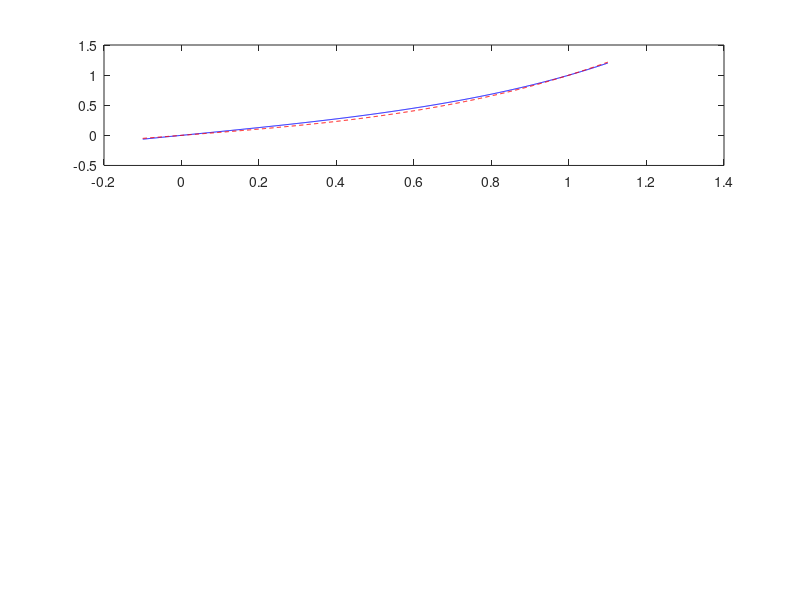

The MATLAB script that drew this image: (Note: this script raises an error after producing the figure.)
%% HW5 ODEs

close all
clear all
clc

leftbound = -.1;
rightbound = 1.1;

subplot(3,1,1)
eps = 3;
t = linspace(leftbound,rightbound,1000); 
yexact = (exp(t*sqrt(eps))-exp(-t*sqrt(eps)))/(exp(sqrt(eps))-exp(-sqrt(eps)));
yapprox = t + 1/6*eps*(t.^3 - t);
plot(t,yexact,'-b');
hold on
plot(t,yapprox,'--r')
xline(0)
yline(0)
xline(1,'--k')
title('\epsilon = 3','FontSize',16)

subplot(3,1,2)
eps = 1;
t = linspace(leftbound,rightbound,1000); 
yexact = (exp(t*sqrt(eps))-exp(-t*sqrt(eps)))/(exp(sqrt(eps))-exp(-sqrt(eps)));
yapprox = t + 1/6*eps*(t.^3 - t);
plot(t,yexact,'-b');
hold on
plot(t,yapprox,'--r')
xline(0)
yline(0)
xline(1,'--k')
title('\epsilon = 1','FontSize',16)

subplot(3,1,3)
eps = 0.1;
t = linspace(leftbound,rightbound,1000); 
yexact = (exp(t*sqrt(eps))-exp(-t*sqrt(eps)))/(exp(sqrt(eps))-exp(-sqrt(eps)));
yapprox = t + 1/6*eps*(t.^3 - t);
plot(t,yexact,'-b');
hold on
plot(t,yapprox,'--r')
xline(0)
yline(0)
xline(1,'--k')
title('\epsilon = 0.1','FontSize',16)

% eps_check = sym('eps_check')
% syms y(t)
% ode = diff(y,t,2) == eps_check*y;
% cond1 = y(0) == 0;
% cond2 = y(1) == 1;
% conds = [cond1, cond2];
% ySol(t) = dsolve(ode,conds)
% x = linspace(-.5,1.5,1000);
% subs(ySol(t),eps_check,eps); 
% ySol = ySol(t);
% plot(t,ySol)

% eps = 0.05;
% t = linspace(0,150,2000);
% yapprox = cos(t)-eps.*((t.*sin(t)./2));
% yexact  = cos(t.*sqrt(1+eps));
% 
% plot(t,yexact,'-b')
% hold on
% plot(t,yapprox,'--r')
% xline(0)
% yline(0)
% title('Approximation v Exact Solution')
% legend('Exact','Approx.','Location','northwest')
% ylabel('y','FontSize',14)
% xlabel('t','FontSize',14)
% hold off

%% 
close all
clear all
clc

subplot(2,1,1)
eps = .5;
a = 2;
t = linspace(0.00001,.99999,1000);
yapprox = a-a*t+eps^2*(a/6.*t.^3-a/2.*t.^2+a/3.*t);
yexact  = -a*cos(eps)*sin(eps.*t)/sin(eps)+a*cos(eps.*t);
plot(t,yexact,'-b')
hold on
plot(t,yapprox,'--r')
xline(0)
yline(0)
title('Approximation v Exact Solution: \epsilon = 0.5','FontSize',14)
legend('Exact','Approx.','Location','northeast','FontSize',12)
ylabel('y','FontSize',14)
xlabel('x','FontSize',14)
hold off

subplot(2,1,2)
eps = 1;
a = 2;
t = linspace(0.00001,.99999,1000);
yapprox = a-a*t+eps^2*(a/6.*t.^3-a/2.*t.^2+a/3.*t);
yexact  = (-a*cos(eps)*sin(eps.*t))/sin(eps)+a*cos(eps.*t);
plot(t,yexact,'-b')
hold on
plot(t,yapprox,'--r')
xline(0)
yline(0)
title('Approximation v Exact Solution: \epsilon = 1','FontSize',14)
legend('Exact','Approx.','Location','northeast','FontSize',12)
ylabel('y','FontSize',14)
xlabel('x','FontSize',14)
hold off

%% 4b taylor compare

clear all
close all
clc
tlast = 2.5;

subplot(3,1,1)
a = 2;
eps = 1/pi;
t = linspace(0,tlast,1000);
yexact = -a*cos(eps)*sin(eps.*t)./sin(eps)+a*cos(eps*t);
ytaylor = a - a*cos(eps)*eps.*t/sin(eps)-1/2*a*eps^2.*t.^2;
plot(t,yexact)
hold on
plot(t,ytaylor)
xline(0)
yline(0)
title('\epsilon = 1','FontSize',14)
hold off

subplot(3,1,2)
a = 2;
eps = 2/pi;
t = linspace(0,tlast,1000);
yexact = -a*cos(eps)*sin(eps.*t)./sin(eps)+a*cos(eps*t);
ytaylor = a - a*cos(eps)*eps.*t/sin(eps)-1/2*a*eps^2.*t.^2;
plot(t,yexact)
hold on
plot(t,ytaylor)
xline(0)
yline(0)
title('\epsilon = .5','FontSize',14)
hold off

subplot(3,1,3)
a = 2;
eps = 3/pi;
t = linspace(0,tlast,1000);
yexact = -a*cos(eps)*sin(eps.*t)./sin(eps)+a*cos(eps*t);
ytaylor = a - a*cos(eps)*eps.*t/sin(eps)-1/2*a*eps^2.*t.^2;
plot(t,yexact)
hold on
plot(t,ytaylor)
xline(0)
yline(0)
title('\epsilon = .1','FontSize',14)
hold off

%% ODE23 for #5
close all
clear all
clc

t0 = 0;
tf = 8; 
eps = 0.04;
tp = linspace(t0,tf,500);

syms u(t)
Du = diff(u);

ode = diff(u,t,2) == u + eps*t*u;
cond1 = u(0)  ==  1;
cond2 = Du(0) == -1;
conds = [cond1, cond2];
uSol(t) = dsolve(ode,conds);
uSol = simplify(uSol);
u_array = uSol(tp);
plot(tp,u_array,'-b','linewidth',2)
hold on
u_pert = exp(-tp)+eps.*(-exp(-tp)/8+exp(tp)./8-(tp.*(tp+1).*exp(-tp))./4);
plot(tp,u_pert,'-r','linewidth',2)
u_power = 1 - tp + 1/2.*tp.^2+((eps-1)/6).*tp.^3+((-2*eps+1)/24).*tp.^4+((4*eps-1)/120).*tp.^5+((4*eps^2-6*eps+1)/720).*tp.^6;
plot(tp,u_power,'-m','linewidth',2)
legend('Numerically Solved','Perturbation Method','Power Series','Location','northwest','FontSize',12)
title('Numerical, Perturbation and Taylor Solutions Comparison','FontSize',16)
xlabel('t','FontSize',14)
ylabel('u','FontSize',14)
ylim([0,10]);
grid on
hold off

%% prob 6 hw5

% close all
% clear all
% clc
% 
% syms y(t) t;
% e = 0.1;
% time = [0 50];
% TIME = linspace(0,50,1000);
% T = linspace(0,50,1000);
% % inish condish
% y0 = [1 0];
% y_approx = cos(T) + eps.*((sin(T).*(-cos(T).*sin(T)+T)./8));
% plot(T,y_approx,'--r','linewidth',1.5)
% hold on
% [t,y] = ode23(@(t,y) odefcn(t,y,e), time, y0);
% figure (1)
% plot(t,y(:,1),'-b','linewidth',1.5)
% title('Numerical and Perturbation Comparison','FontSize',16)
% grid on
% xlabel('t','FontSize',12)
% ylabel('y','FontSize',12)
% ylim([-1.1 1.1])
% legend('Numerical','Perturbation','FontSize',12)
% function dydt = odefcn(t,y,e)
% dydt = zeros(2,1);
% dydt(1) = y(2);
% dydt(2) = -y(1)+e*y(1)*(y(2))^2;
% end

% %% ODE23 for #7
% close all
% clear all
% clc
% 
% t0 = 0;
% tf = 8; 
% eps = 0.2;
% tp = linspace(t0,tf,500);
% 
% syms u(t) 
% Du = diff(u);
% 
% ode = diff(u,t,1) == -u + 1/(1+eps*u);
% cond1 = u(0)  ==  0;
% %cond2 = Du(0) == -1;
% conds = [cond1];
% uSol(t) = dsolve(ode,conds);
% uSol = simplify(uSol);
% u_array = uSol(tp);
% plot(tp,u_array,'-b','linewidth',2)
% hold on
% u_pert = 1-exp(-tp)+eps.*((tp-exp(tp)+1)*exp(-tp));
% plot(tp,u_pert,'-r','linewidth',2)
% % u_power = 1 - tp + 1/2.*tp.^2+((eps-1)/6).*tp.^3+((-2*eps+1)/24).*tp.^4+((4*eps-1)/120).*tp.^5+((4*eps^2-6*eps+1)/720).*tp.^6;
% % plot(tp,u_power,'-m','linewidth',2)
% legend('Numerically Solved','Perturbation Method','Power Series','Location','northwest','FontSize',12)
% title('Numerical, Perturbation and Taylor Solutions Comparison','FontSize',16)
% xlabel('t','FontSize',14)
% ylabel('u','FontSize',14)
% ylim([0,10]);
% grid on
% hold off

%% prob 7b hw5

close all
clear all
clc

syms y(t) t;
eps = 0.2;
tf = 10;
resolution = 500;
time = [0 tf];
TIME = linspace(0,tf,resolution);
T = linspace(0,tf,resolution);
% inish condish
y0 = [0];
y_approx = 1-exp(-T)+eps.*((T-exp(T)+1).*exp(-T));
plot(T,y_approx,'--r','linewidth',1)
hold on
[t,y] = ode23(@(t,y) odefcn(t,y,eps), time, y0);
figure (1)
plot(t,y(:,1),'-b','linewidth',1)
title('Numerical and Perturbation Comparison','FontSize',16)
grid on
xlabel('t','FontSize',12)
ylabel('u','FontSize',12)
%ylim([-1.1 1.1])
legend('Numerical','Perturbation','FontSize',12)
function dydt = odefcn(t,y,eps)
dydt = zeros(1,1);
dydt(1) = -y(1)+1/(1+eps*y(1));
% dydt(2) = -y(1)+e*y(1)*(y(2))^2;
end